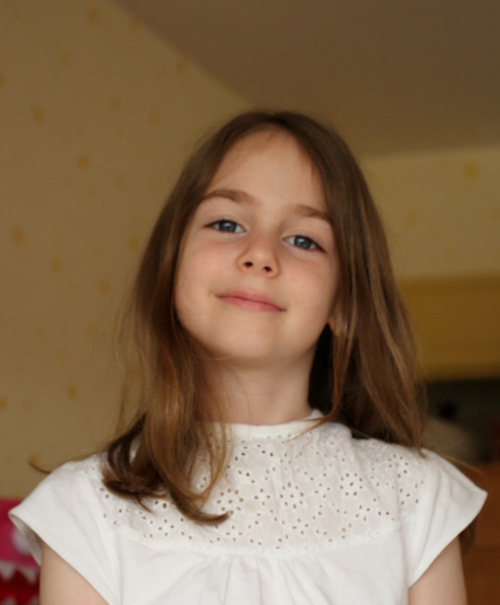
#> input picture chap03/girl.jpg, 1000 x 1209 px (shown at 1/2 size)
$ jupyter execute --allow-errors 03_2.ipynb
#> lines starting #> are read from the running program, lines starting #| are printed output that depends on the picture; after the words box and inside, x2 and y2 are one past the last pixel; in counts of white or black regions, pixels touching at a corner belong together
[cell 1]
import matplotlib.pyplot as plt
import cv2

cascade_file = 'haarcascade_frontalface_alt.xml'
cascade = cv2.CascadeClassifier(cascade_file)

img = cv2.imread('girl.jpg')
#> img is the input picture: shape (1209, 1000, 3); mean B, G, R 79.7, 106.6, 132.2
img_gray = cv2.cvtColor(img, cv2.COLOR_BGR2GRAY)
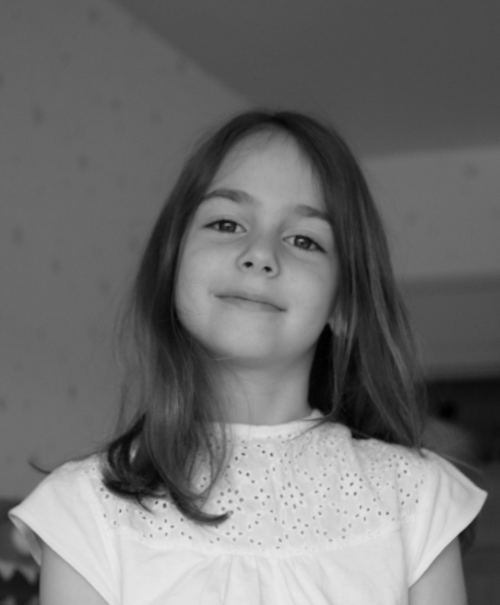
#> img_gray: shape (1209, 1000) (shown at 1/2 size); min 0, max 234, mean 111.2

face_list = cascade.detectMultiScale(img_gray, minSize=(150, 150))
#> face_list = [[319, 308, 405, 405]]
if len(face_list) == 0:
    print('실패')
    quit()

for (x, y, w, h) in face_list:
    print('얼굴의 좌표 = ', x, y, w, h)
    red = (0, 0, 255)
    cv2.rectangle(img, (x, y), (x+w, y+h), red, thickness=20)
#> this loop made 1 pass
#> (x, y, w, h, red) on pass 1: (319, 308, 405, 405, (0, 0, 255))
#| 얼굴의 좌표 =  319 308 405 405
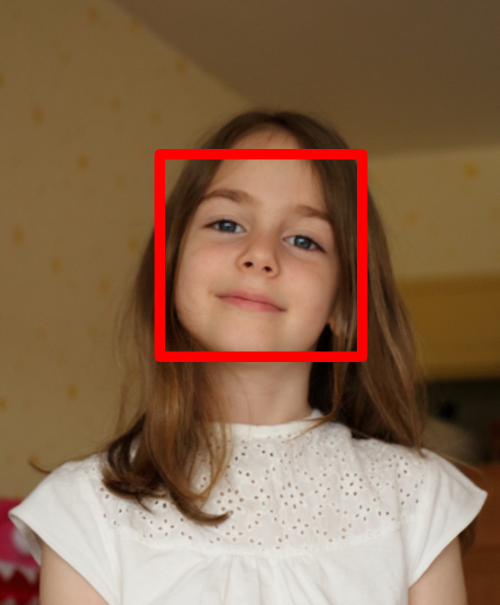
#> img: shape (1209, 1000, 3) (shown at 1/2 size); 2.8% of pixels changed, all inside (x1, y1, x2, y2) = (309, 298, 735, 724)

cv2.imwrite('face-detect.png', img)
plt.imshow(cv2.cvtColor(img, cv2.COLOR_BGR2RGB))
plt.show()

[cell 2]
import matplotlib.pyplot as plt
import cv2

cascade_file = 'haarcascade_frontalface_alt.xml'
cascade = cv2.CascadeClassifier(cascade_file)

img = cv2.imread('mm.jpg')
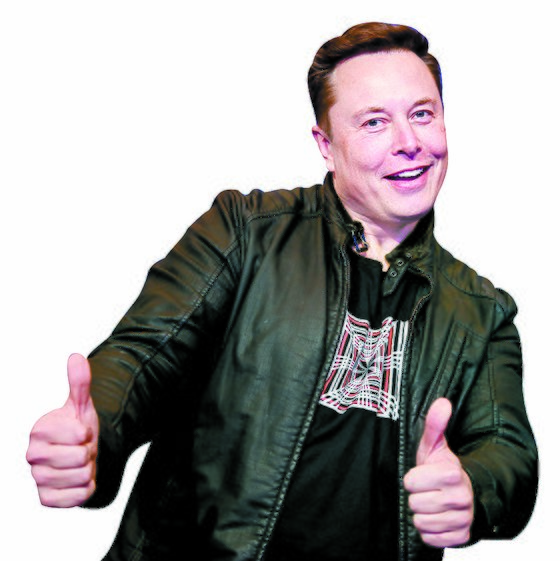
#> input picture chap03/mm.jpg, 560 x 561 px
#> img is the input picture: shape (561, 560, 3); mean B, G, R 156.8, 157, 159.6
img_gray = cv2.cvtColor(img, cv2.COLOR_BGR2GRAY)
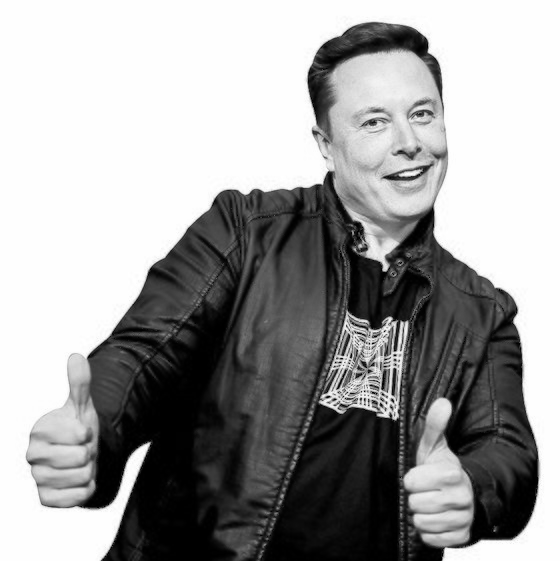
#> img_gray: shape (561, 560); min 0, max 255, mean 157.8

face_list = cascade.detectMultiScale(img_gray, minSize=(150, 150))
#> face_list = [[319, 50, 168, 168]]
if len(face_list) == 0:
    print('실패')
    quit()

for (x, y, w, h) in face_list:
    print('얼굴의 좌표 = ', x, y, w, h)
    red = (0, 0, 255)
    cv2.rectangle(img, (x, y), (x+w, y+h), red, thickness=20)
#> this loop made 1 pass
#> (x, y, w, h, red) on pass 1: (319, 50, 168, 168, (0, 0, 255))
#| 얼굴의 좌표 =  319 50 168 168
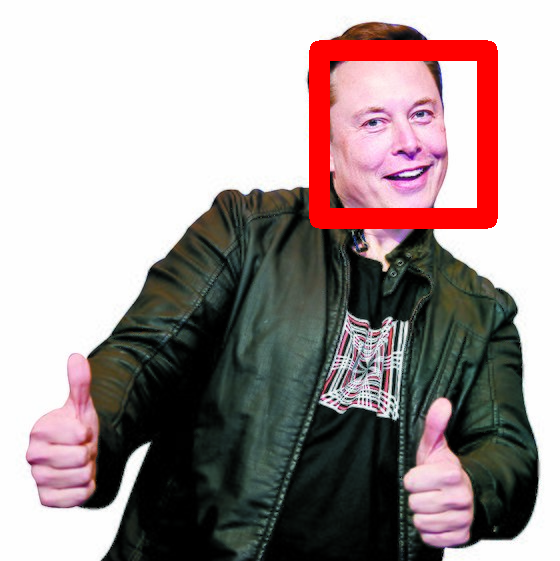
#> img: shape (561, 560, 3); 4.45% of pixels changed, all inside (x1, y1, x2, y2) = (309, 40, 498, 229)

cv2.imwrite('mm-detect.png', img)
plt.imshow(cv2.cvtColor(img, cv2.COLOR_BGR2RGB))
plt.show()

[cell 3]
import cv2

def mosaic(img, rect, size):
    (x1, y1, x2, y2) = rect
    w = x2 - x1
    h = y2 - y1
    i_rect = img[y1:y2, x1:x2]

    i_small = cv2.resize(i_rect, (size, size))
    i_mos = cv2.resize(i_small, (w, h), interpolation=cv2.INTER_AREA)

    img2 = img.copy()
    img2[y1:y2, x1:x2] = i_mos
    return img2

[cell 4]
import matplotlib.pyplot as plt
import cv2
from mosaic import mosaic as mosaic


img = cv2.imread("cat.jpg")
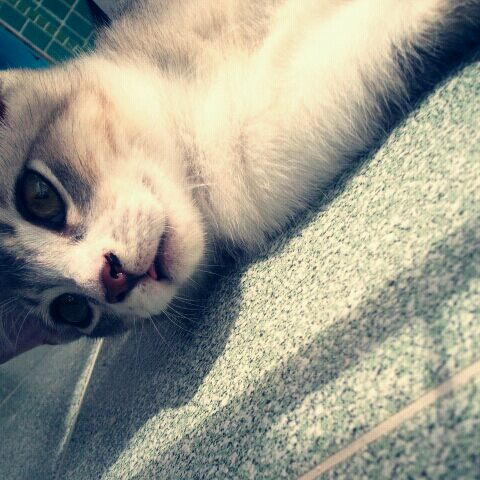
#> input picture chap03/cat.jpg, 480 x 480 px
#> img is the input picture: shape (480, 480, 3); mean B, G, R 140.2, 154, 154
#> (the rest of this cell did not finish here and is left out)

[cell 5]
import matplotlib.pyplot as plt
import cv2
from mosaic import mosaic as mosaic

cascade_file = 'haarcascade_frontalface_alt.xml'
cascade = cv2.CascadeClassifier(cascade_file)

img = cv2.imread('family.jpg')
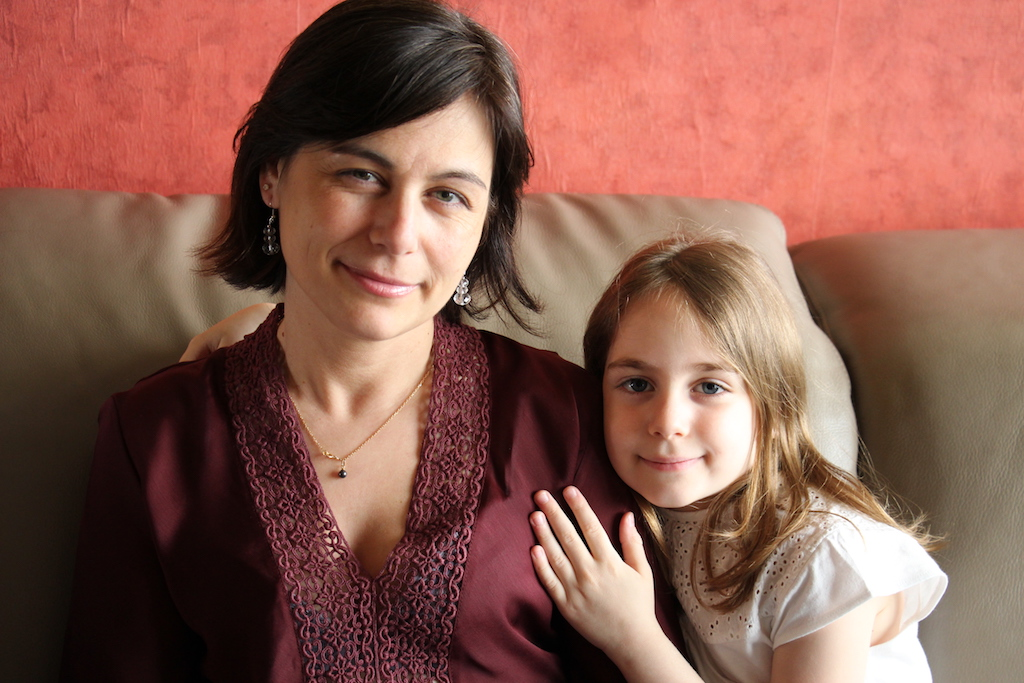
#> input picture chap03/family.jpg, 1024 x 683 px
#> img is the input picture: shape (683, 1024, 3); mean B, G, R 81.1, 93.8, 140
img_gray = cv2.cvtColor(img, cv2.COLOR_BGR2GRAY)
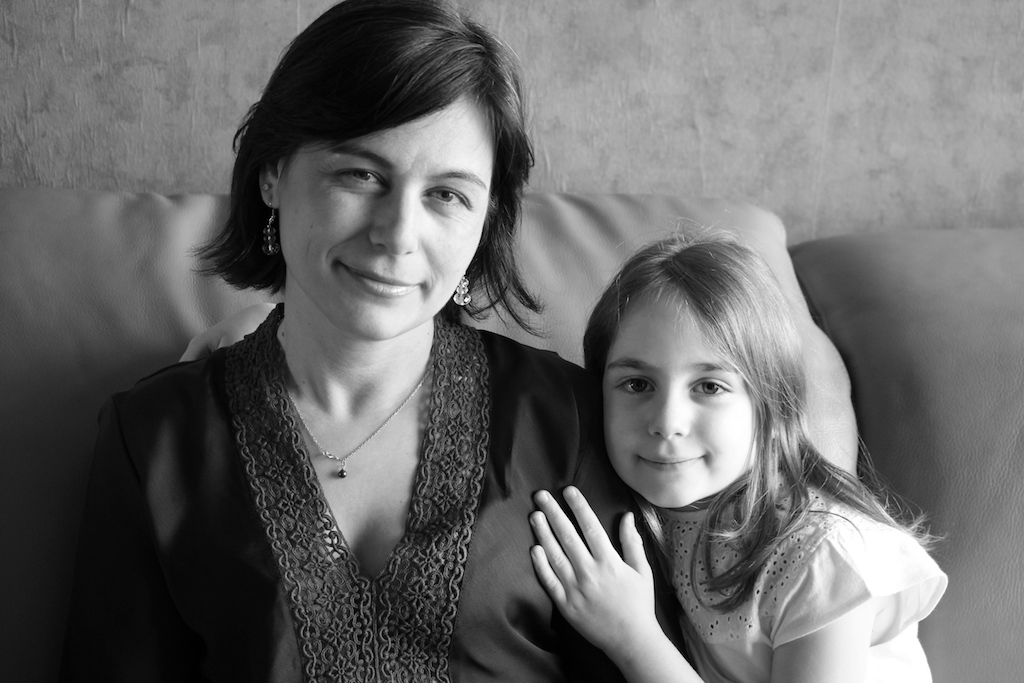
#> img_gray: shape (683, 1024); min 0, max 255, mean 106.2

face_list = cascade.detectMultiScale(img_gray, minSize=(150, 150))
#> face_list = [[579, 312, 191, 191], [290, 98, 227, 227]]
if len(face_list) == 0:quit()

#> (the rest of this cell did not finish here and is left out)
